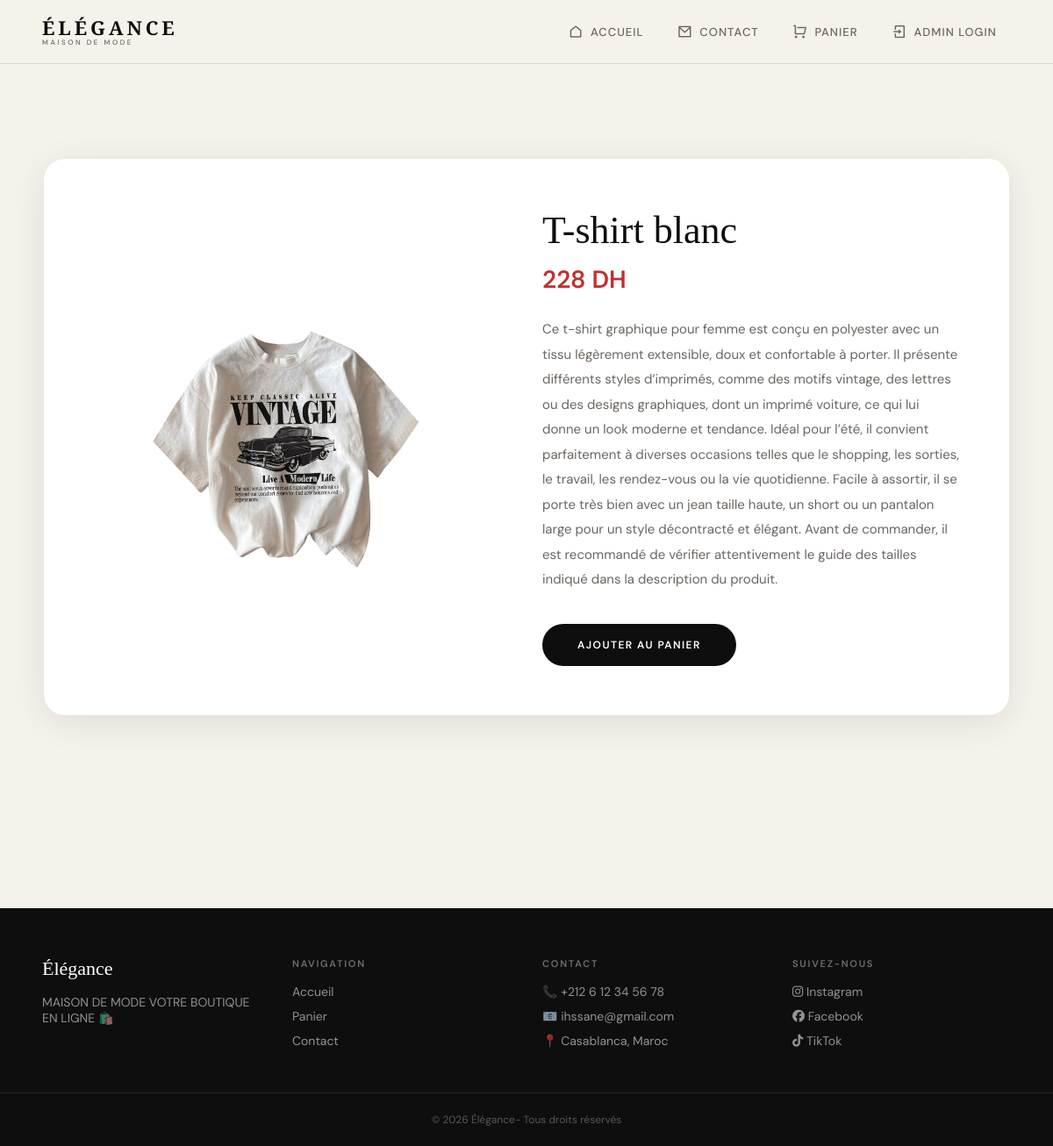
The app's page /details.php?id=2 with its own data.
### tables this page shows
CREATE TABLE `produits` (
  `id` int(11) NOT NULL,
  `nom` varchar(100) NOT NULL,
  `description` text NOT NULL,
  `image` varchar(255) NOT NULL,
  `prix` float NOT NULL,
  `stock_dispo` int(11) DEFAULT NULL,
  `genre` enum('Femme','Homme','Enfant') DEFAULT NULL
);

### details.php (the view, shortened to what this page needs)
<?php
include("connexion.php");
include("header.php");
$id = $_GET['id'] ?? 0;
$stmt = $pdo->prepare("SELECT * FROM produits WHERE id = ?");
$stmt->execute([$id]);
$row = $stmt->fetch();
?>
<!DOCTYPE html>
<html>
<head>
    <link rel="stylesheet" href="style.css">
</head>
<body>
<div class="container">
    <div class="detail-card">
        <img class="detail-img"
             src="images/<?php echo  ($row['image']); ?>"
             alt="<?php echo  ($row['nom']); ?>">
        <div class="detail-content">
            <h2><?php echo  ($row['nom']); ?></h2>
            <div class="detail-price">
                <?php echo $row['prix']; ?> DH
            </div>
            <div class="detail-description">
                <?php echo  ($row['description']); ?>
            </div>
            <a class="detail-btn"
               href="ajouter_panier.php?id=<?php echo $row['id']; ?>">
               Ajouter au panier
            </a>
        </div>
    </div>
</div>
<?php
include 'footer.php'; ?>
</body>
</html>

### style.css (style rules this page uses)
*, *::before, *::after { margin: 0; padding: 0; box-sizing: border-box; }
:root { --cream: #f5f2ec; --black: #0e0e0e; --warm-gray: #6b6560; --red: #c13030; --red-dark: #8f1f1f; --border: rgba(14, 14, 14, 0.12); --font-display: 'Cormorant Garamond', Georgia, serif; --font-body: 'DM Sans', system-ui, sans-serif; }
body { background: var(--cream); color: var(--black); font-family: var(--font-body); font-weight: 400; -webkit-font-smoothing: antialiased; }
.container { width: 92%; max-width: 1280px; margin: 0 auto; padding: 48px 0 80px; }
.detail-card { max-width: 1100px; margin: 60px auto; background: #fff; border-radius: 24px; padding: 56px; display: flex; align-items: center; gap: 72px; box-shadow: 0 8px 40px rgba(14, 14, 14, 0.09); }
.detail-img { width: 440px; height: 440px; object-fit: contain; flex-shrink: 0; border-radius: 16px; }
.detail-content h2 { font-family: var(--font-display); font-size: 44px; font-weight: 300; color: var(--black); margin-bottom: 12px; }
.detail-price { font-size: 28px; font-weight: 600; color: var(--red); margin-bottom: 24px; }
.detail-description { font-size: 15px; color: var(--warm-gray); line-height: 1.9; margin-bottom: 36px; }
.detail-btn { display: inline-block; background: var(--black); color: #fff; text-decoration: none; padding: 16px 40px; border-radius: 50px; font-size: 12px; font-weight: 600; letter-spacing: 0.12em; text-transform: uppercase; transition: background 0.25s, transform 0.2s; }

### records on screen
produits: image (picture), nom "T-shirt blanc", prix "228", description "Ce t-shirt graphique pour femme est conçu en polyester avec un tissu légèrement extensible, doux et confortable à porter. Il présente différents styles d’imprimés, comme des motifs vintage, des lettres ou des designs graphiques, dont un imprimé voiture, ce qui lui donne un look moderne et tendance. Idéal pour l’été, il convient parfaitement à diverses occasions telles que le shopping, les sorties, le travail, les rendez-vous ou la vie quotidienne. Facile à assortir, il se porte très bien avec un jean taille haute, un short ou un pantalon large pour un style décontracté et élégant. Avant de commander, il est recommandé de vérifier attentivement le guide des tailles indiqué dans la…"
